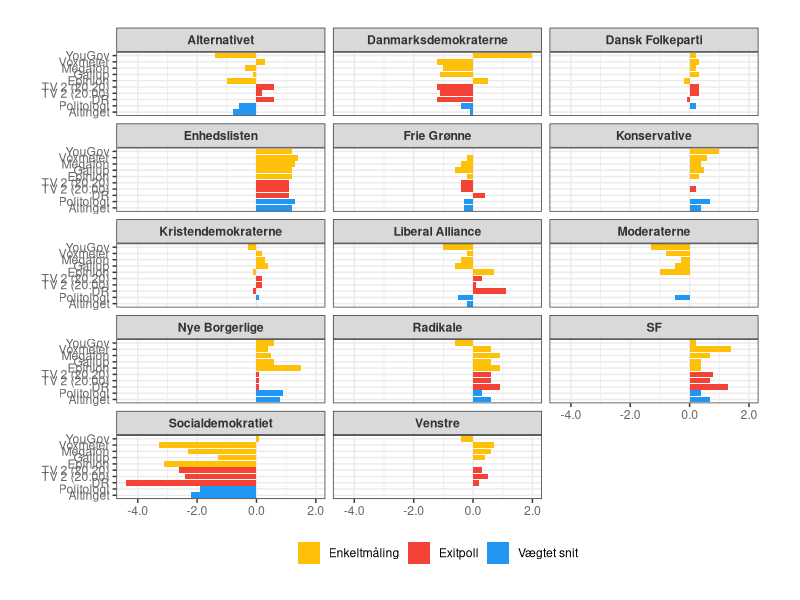
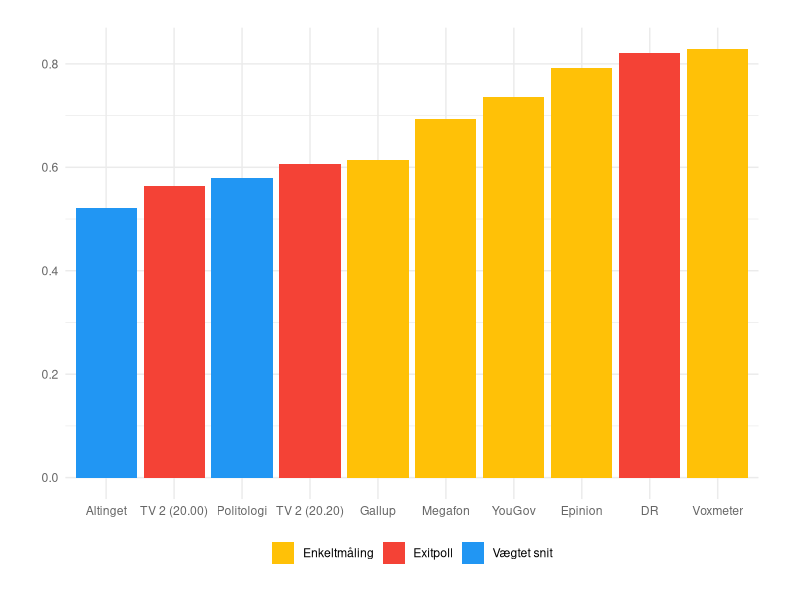
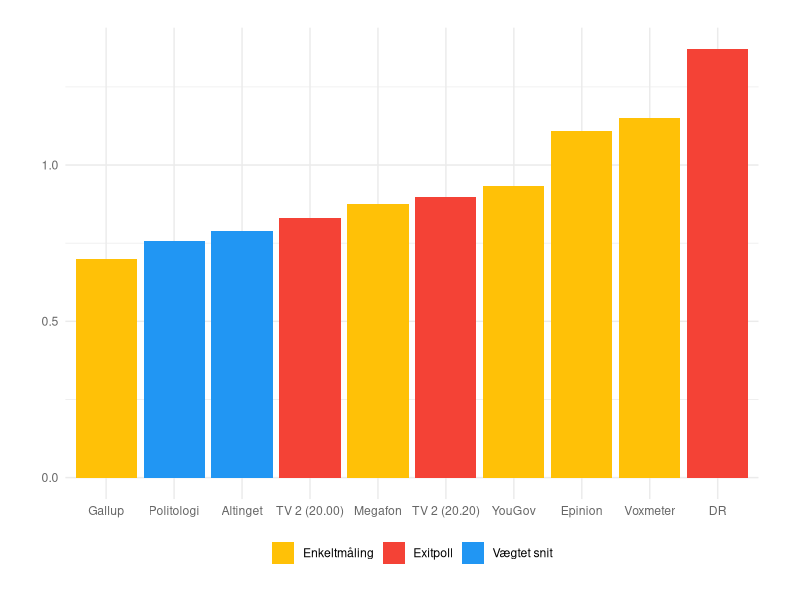
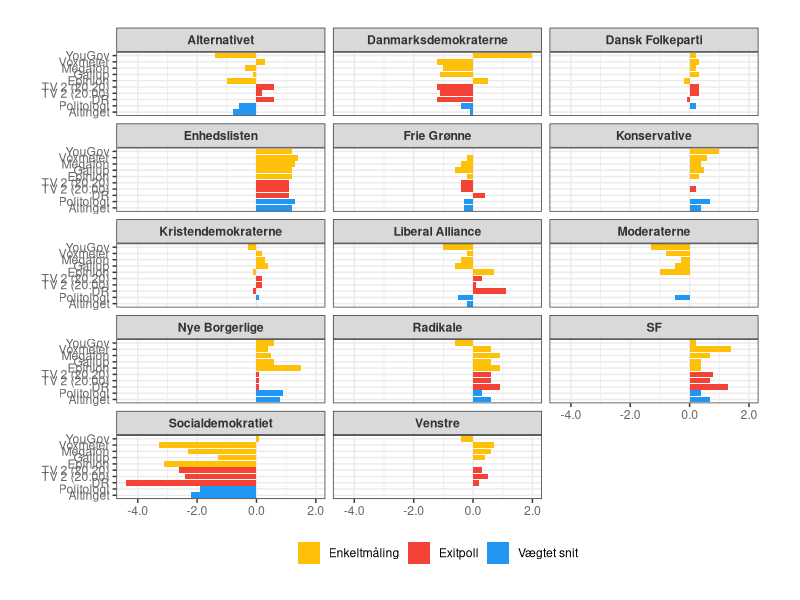
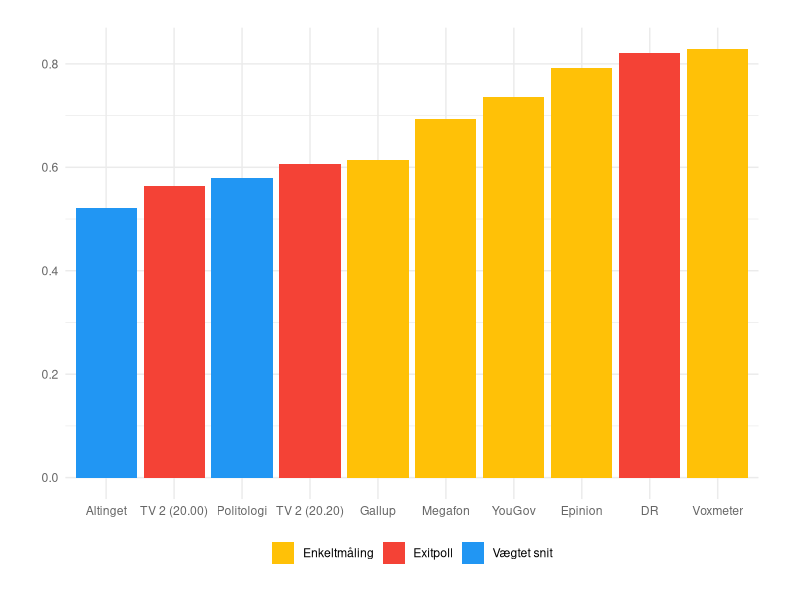
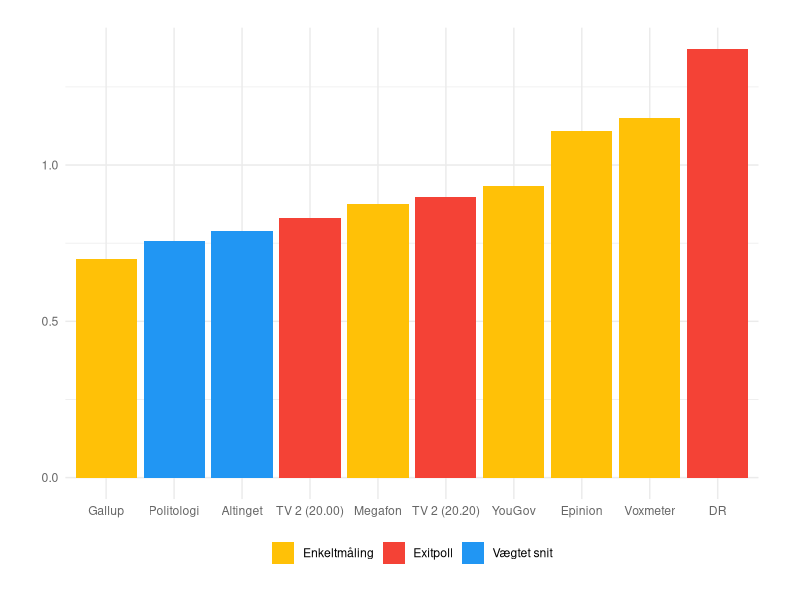

Source code (R) for these figures, in order:
library("tidyverse")

fv_raw <- read_csv("11-fv22.csv")

fv <- fv_raw |> 
  pivot_longer(Politologi:TV2_2020) |> 
  mutate(type = case_when(name %in% c("Politologi", "Altinget") ~ "Vægtet snit", 
                          name %in% c("TV2_2000", "TV2_2020", "DR") ~ "Exitpoll",
                          TRUE ~ "Enkeltmåling")) |> 
  mutate(name = case_when(
    name == "TV2_2000" ~ "TV 2 (20.00)",
    name == "TV2_2020" ~ "TV 2 (20.20)",
    TRUE ~ name
  ))

fv |> 
  mutate(Forskel = value - Resultat) |> 
  mutate(name = fct_reorder2(name, name, type)) |> 
  ggplot(aes(name, Forskel, fill = type)) +
  geom_col() +
  facet_wrap(~ Parti, ncol = 3) +
  coord_flip() +
  scale_fill_manual(values = c("#FFC107", "#F44236", "#2196F3")) +
  scale_y_continuous(labels=function(x) sprintf("%.1f", x)) +
  theme_bw() +
  theme(
    legend.position = "bottom",
    legend.title = element_blank(),
    axis.title = element_blank(),
    strip.text = element_text(face = "bold", color = "grey20"),
    axis.text = element_text(color = "grey40"),
    plot.margin = margin(20, 30, 20, 30),
    plot.title = element_text(margin = margin(0, 0, -100, 0), size = 26, face = "bold", vjust = 0, color = "grey25"),
    plot.caption = element_text(size = 11)
  )

ggsave("poll_evaluering_1.png", width = 6, height = 9, bg = "white")

fv_agg <- fv |> 
  mutate(Forskel = abs(Resultat - value)) |> 
  group_by(name, type) |> 
  summarise(fejl_AME = mean(Forskel),
            fejl_RMSE = sqrt(mean((Resultat - value)^2)),
            .groups = "drop") 

fv_agg |> 
  mutate(name = fct_reorder(name, fejl_AME)) |> 
  ggplot(aes(x = name, y = fejl_AME, fill = type)) +
  geom_col() +
  labs(y = "Gennemsnitlig afvigelse i procentpoint",
       x = "") +
  scale_fill_manual(values = c("#FFC107", "#F44236", "#2196F3")) +
  theme_minimal() +
  theme(
    legend.position = "bottom",
    legend.direction = "horizontal",
    legend.box = "vertical",
    legend.title = element_blank(),
    axis.title = element_blank(),
    strip.text = element_text(face = "bold", color = "grey20"),
    axis.text = element_text(color = "grey40"),
    plot.margin = margin(20, 30, 20, 30),
    plot.title = element_text(margin = margin(0, 0, -100, 0), size = 26, face = "bold", vjust = 0, color = "grey25"),
    plot.caption = element_text(size = 11)
  )

ggsave("poll_evaluering_2.png", width = 8, height = 5, bg = "white")

fv_agg |> 
  mutate(name = fct_reorder(name, fejl_RMSE)) |> 
  ggplot(aes(x = name, y = fejl_RMSE, fill = type)) +
  geom_col() +
  labs(y = "Gennemsnitlig afvigelse i procentpoint",
       x = "") +
  scale_fill_manual(values = c("#FFC107", "#F44236", "#2196F3")) +
  theme_minimal() +
  theme(
    legend.position = "bottom",
    legend.direction = "horizontal",
    legend.box = "vertical",
    legend.title = element_blank(),
    axis.title = element_blank(),
    strip.text = element_text(face = "bold", color = "grey20"),
    axis.text = element_text(color = "grey40"),
    plot.margin = margin(20, 30, 20, 30),
    plot.title = element_text(margin = margin(0, 0, -100, 0), size = 26, face = "bold", vjust = 0, color = "grey25"),
    plot.caption = element_text(size = 11)
  )

ggsave("poll_evaluering_3.png", width = 8, height = 5, bg = "white")

